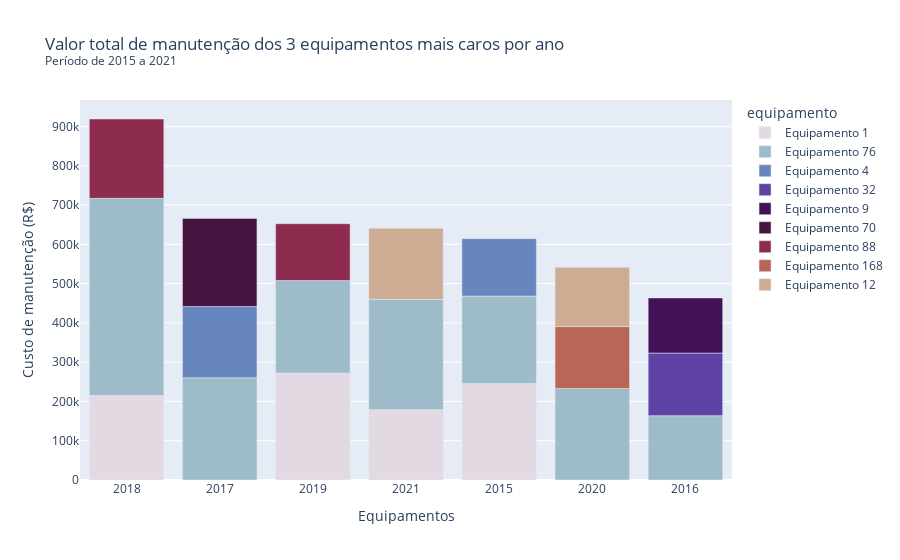

The code cell stored with this chart in its notebook:
### Code cell
fig = px.bar(data_frame=df_custo_total2, x= "Ano", y= "custo_de_pecas", color="equipamento", title= "Valor total de manutenção dos 3 equipamentos mais caros por ano <br><sup>Período de 2015 a 2021</sup>", color_discrete_sequence=px.colors.cyclical.Twilight)
fig.update_layout(xaxis={'categoryorder':'total descending'}, xaxis_title="Equipamentos", yaxis_title="Custo de manutenção (R$)")
fig.show()

### Figure 1 — Plotly figure (JSON) as saved in the notebook; plotly's stock layout.template omitted (floating-point values rounded to 4 significant figures)
{"data": [{"alignmentgroup": "True", "hovertemplate": "equipamento=Equipamento 1<br>Ano=%{x}<br>custo_de_pecas=%{y}<extra></extra>", "legendgroup": "Equipamento 1", "marker": {"color": "#e2d9e2", "pattern": {"shape": ""}}, "name": "Equipamento 1", "offsetgroup": "Equipamento 1", "orientation": "v", "showlegend": true, "textposition": "auto", "type": "bar", "x": ["2015", "2018", "2019", "2021"], "xaxis": "x", "y": [245900.0, 215200.0, 272000.0, 179000.0], "yaxis": "y"}, {"alignmentgroup": "True", "hovertemplate": "equipamento=Equipamento 76<br>Ano=%{x}<br>custo_de_pecas=%{y}<extra></extra>", "legendgroup": "Equipamento 76", "marker": {"color": "#9ebbc9", "pattern": {"shape": ""}}, "name": "Equipamento 76", "offsetgroup": "Equipamento 76", "orientation": "v", "showlegend": true, "textposition": "auto", "type": "bar", "x": ["2015", "2016", "2017", "2018", "2019", "2020", "2021"], "xaxis": "x", "y": [222400.0, 163800.0, 260300.0, 501800.0, 235700.0, 233100.0, 281000.0], "yaxis": "y"}, {"alignmentgroup": "True", "hovertemplate": "equipamento=Equipamento 4<br>Ano=%{x}<br>custo_de_pecas=%{y}<extra></extra>", "legendgroup": "Equipamento 4", "marker": {"color": "#6785be", "pattern": {"shape": ""}}, "name": "Equipamento 4", "offsetgroup": "Equipamento 4", "orientation": "v", "showlegend": true, "textposition": "auto", "type": "bar", "x": ["2015", "2017"], "xaxis": "x", "y": [146200.0, 181400.0], "yaxis": "y"}, {"alignmentgroup": "True", "hovertemplate": "equipamento=Equipamento 32<br>Ano=%{x}<br>custo_de_pecas=%{y}<extra></extra>", "legendgroup": "Equipamento 32", "marker": {"color": "#5e43a5", "pattern": {"shape": ""}}, "name": "Equipamento 32", "offsetgroup": "Equipamento 32", "orientation": "v", "showlegend": true, "textposition": "auto", "type": "bar", "x": ["2016"], "xaxis": "x", "y": [159400.0], "yaxis": "y"}, {"alignmentgroup": "True", "hovertemplate": "equipamento=Equipamento 9<br>Ano=%{x}<br>custo_de_pecas=%{y}<extra></extra>", "legendgroup": "Equipamento 9", "marker": {"color": "#421257", "pattern": {"shape": ""}}, "name": "Equipamento 9", "offsetgroup": "Equipamento 9", "orientation": "v", "showlegend": true, "textposition": "auto", "type": "bar", "x": ["2016"], "xaxis": "x", "y": [140400.0], "yaxis": "y"}, {"alignmentgroup": "True", "hovertemplate": "equipamento=Equipamento 70<br>Ano=%{x}<br>custo_de_pecas=%{y}<extra></extra>", "legendgroup": "Equipamento 70", "marker": {"color": "#471340", "pattern": {"shape": ""}}, "name": "Equipamento 70", "offsetgroup": "Equipamento 70", "orientation": "v", "showlegend": true, "textposition": "auto", "type": "bar", "x": ["2017"], "xaxis": "x", "y": [224400.0], "yaxis": "y"}, {"alignmentgroup": "True", "hovertemplate": "equipamento=Equipamento 88<br>Ano=%{x}<br>custo_de_pecas=%{y}<extra></extra>", "legendgroup": "Equipamento 88", "marker": {"color": "#8e2c50", "pattern": {"shape": ""}}, "name": "Equipamento 88", "offsetgroup": "Equipamento 88", "orientation": "v", "showlegend": true, "textposition": "auto", "type": "bar", "x": ["2018", "2019"], "xaxis": "x", "y": [202100.0, 144800.0], "yaxis": "y"}, {"alignmentgroup": "True", "hovertemplate": "equipamento=Equipamento 168<br>Ano=%{x}<br>custo_de_pecas=%{y}<extra></extra>", "legendgroup": "Equipamento 168", "marker": {"color": "#ba6657", "pattern": {"shape": ""}}, "name": "Equipamento 168", "offsetgroup": "Equipamento 168", "orientation": "v", "showlegend": true, "textposition": "auto", "type": "bar", "x": ["2020"], "xaxis": "x", "y": [157600.0], "yaxis": "y"}, {"alignmentgroup": "True", "hovertemplate": "equipamento=Equipamento 12<br>Ano=%{x}<br>custo_de_pecas=%{y}<extra></extra>", "legendgroup": "Equipamento 12", "marker": {"color": "#ceac94", "pattern": {"shape": ""}}, "name": "Equipamento 12", "offsetgroup": "Equipamento 12", "orientation": "v", "showlegend": true, "textposition": "auto", "type": "bar", "x": ["2020", "2021"], "xaxis": "x", "y": [151200.0, 181000.0], "yaxis": "y"}], "layout": {"autosize": true, "barmode": "relative", "legend": {"title": {"text": "equipamento"}, "tracegroupgap": 0}, "title": {"text": "Valor total de manutenção dos 3 equipamentos mais caros por ano <br><sup>Período de 2015 a 2021</sup>"}, "xaxis": {"anchor": "y", "autorange": true, "categoryorder": "total descending", "domain": [0, 1], "range": [-0.5, 6.5], "title": {"text": "Equipamentos"}, "type": "category"}, "yaxis": {"anchor": "x", "autorange": true, "domain": [0, 1], "range": [0, 967500.0], "title": {"text": "Custo de manutenção (R$)"}, "type": "linear"}}}
